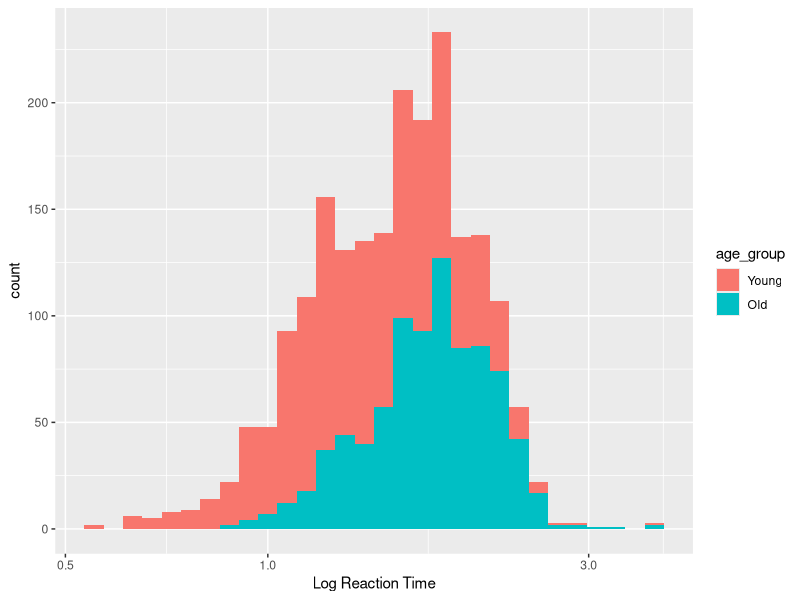
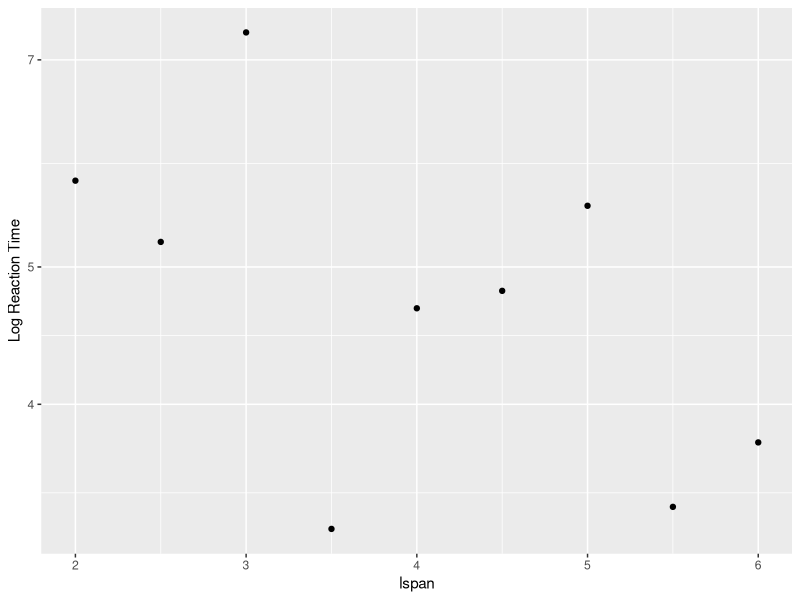
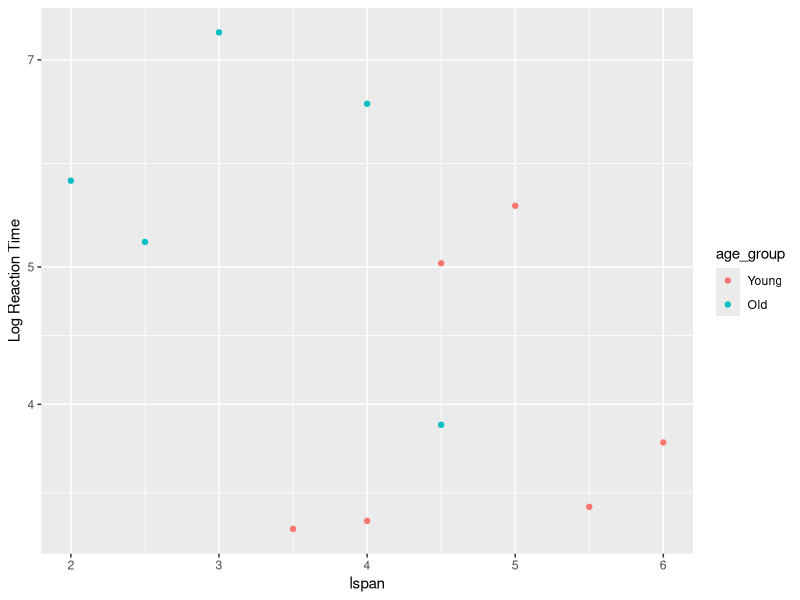
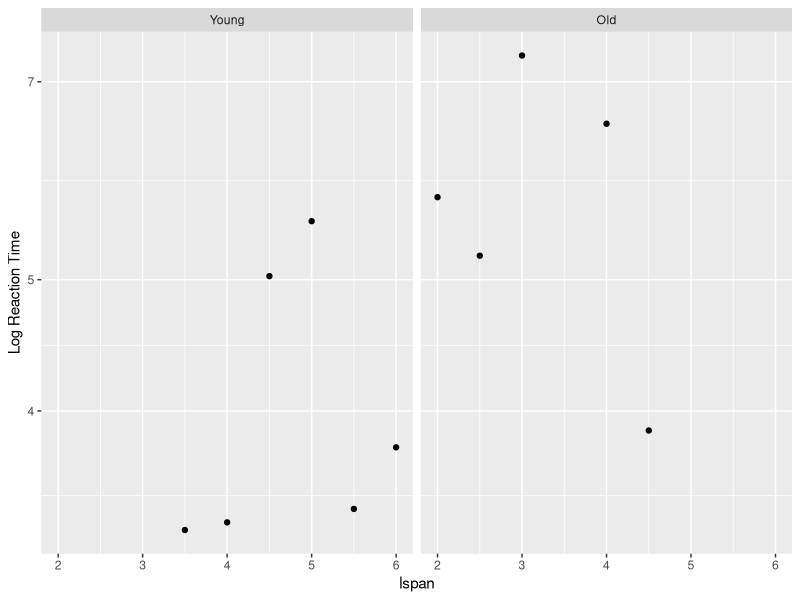

R code for these plots, in order:
## ---- chunk 1


library(tidyverse)
library(dplyr)
library(readxl)
library(ggplot2)
library(reshape2)

setwd("~/UMD/Coursework/Winter 2019/Homework")

fam <- read_excel("dataTable.xlsx")
View(fam)

MOCA <- data.frame(subject = c(1:10, 12, 15:20),
                   m.score = rnorm(17, mean = 27, sd = 2.4))
View(MOCA)                   

factor(MOCA$subject)
MOCA$subject = factor(MOCA$subject)
fam$subject = factor(fam$subject)
factor(fam$subject)


## ---- chunk 2

fam.merge <- merge(fam, MOCA, all = TRUE)
view(fam.merge)


fam.full <- full_join(fam, MOCA, by = "subject")
view(fam.full)

nrow(fam.full)
tail(fam.full)


## ---- chunk 3

fam.merge.2 <- merge(fam, MOCA, all = FALSE)
view(fam.merge)

fam.inner <- inner_join(fam, MOCA, by = "subject")

## ---- chunk 4

fam.left <- left_join(fam, MOCA, by = "subject")
view(fam.left)

fam.right <- right_join(fam, MOCA, by = "subject")

## ---- chunk 5
#splitting the data into younger dataset and older dataset ()

fam$age_group = factor(fam$age_group)
fam$fam_group = factor(fam$fam_group)

levels(fam$age_group) <- c("Young", "Old")

fam.young <- filter(fam, age_group %in% c("Young"))
fam.old <- filter(fam, age_group %in% c("Old"))

levels(fam.young$age_group)
fam.young.clean <- droplevels(fam.young)
## ---- chunk 6

ggplot(fam, aes(log(polledResponse))) + geom_histogram(aes(fill = age_group)) + scale_x_log10(name = "Log Reaction Time")


## ---- chunk 7

fam.wide <- spread(fam, block, score)
view(fam.wide)

fam.long <- gather(fam.wide, score, block, 1:5) #something isn't right...
view(fam.long)
?gather
## ---- chunk 8
fam
ggplot(fam, aes(lspan, polledResponse)) + 
  stat_summary(fun.y = "mean", geom = "point") + 
  scale_y_log10("Log Reaction Time")

## ---- chunk 9

ggplot(fam, aes(lspan, polledResponse, color = age_group)) + 
  stat_summary(fun.y = "mean", geom = "point") + 
  scale_y_log10("Log Reaction Time")


## ---- chunk 10

ggplot(fam, aes(lspan, polledResponse)) + 
  stat_summary(fun.y = "mean", geom = "point") + 
  scale_y_log10("Log Reaction Time") +
  facet_wrap(~age_group)
